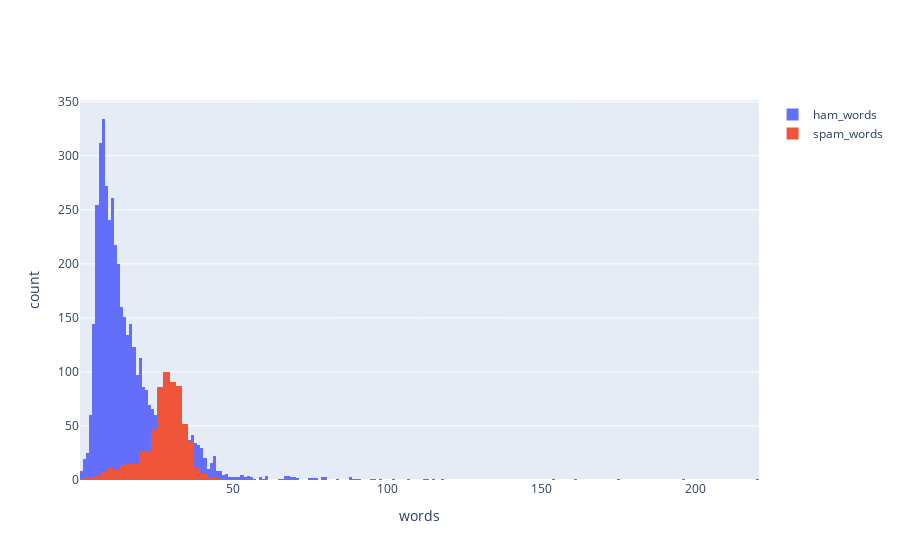

Notebook code cell kept with this figure:
### Code cell
# ham and spam words comparison
fig = go.Figure()
fig.add_trace(go.Histogram(x=df[df['target']==0]["no_of_words"],name="ham_words"))
fig.add_trace(go.Histogram(x=df[df['target']==1]["no_of_words"],name='spam_words'))
fig.update_layout(barmode='overlay',xaxis_title_text='words',yaxis_title_text='count')
fig.show()

### Figure 1 — Plotly figure (JSON) as saved in the notebook; plotly's stock layout.template omitted (floating-point values rounded to 4 significant figures; data arrays with more than 128 entries replaced by an {"elided": "..."} marker saying what was removed)
{"data": [{"name": "ham_words", "type": "histogram", "x": {"elided": "4516 int values"}}, {"name": "spam_words", "type": "histogram", "x": {"elided": "653 int values"}}], "layout": {"barmode": "overlay", "xaxis": {"title": {"text": "words"}}, "yaxis": {"title": {"text": "count"}}}}
